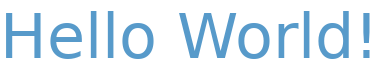
#> input picture data/hello_world_english.png, 379 x 71 px, found by its file name
$ jupyter execute --allow-errors pytesseract_function_parameters.ipynb   (text cells are left out)
#> lines starting #> are read from the running program, lines starting #| are printed output that depends on the picture; pictures that were not available may be replaced by others from this repository, and a replacement may not be noted
[cell 1]
from PIL import Image
import cv2
import pytesseract

[cell 2]
path = '../../../../binder-datasets/ocr/helloworld/hello_world_english.png'
im_pil = Image.open(path)
#> im_pil is the input picture: PIL image 379x71 RGBA; mean R, G, B, A 19.4, 34.5, 45.2, 48.2
# display the Pillow compatible image (all are the same).
display(im_pil)

[cell 3]
print(pytesseract.image_to_string(path))
#> (this line was passed over: pytesseract is not available in this run)

[cell 4]
im_pil = Image.open(path)
print(pytesseract.image_to_string(im_pil))
#> (this line was passed over: pytesseract is not available in this run)

[cell 5]
im_cv = cv2.imread(path)
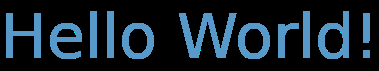
#> im_cv: shape (71, 379, 3); mean B, G, R 45.2, 34.5, 19.4
print(pytesseract.image_to_string(im_cv))
#> (this line was passed over: pytesseract is not available in this run)

[cell 6]
print(pytesseract.get_languages(config='.'))
#> (this line was passed over: pytesseract is not available in this run)

[cell 7]
path = '../../../../binder-datasets/ocr/helloworld/hello_world_english_french.png'
im = Image.open(path)
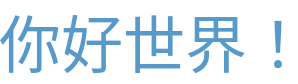
#> input picture data/hello_world_chinese.png, 298 x 84 px, given in place of hello_world_english_french.png, which was not available
#> im is the input picture: PIL image 298x84 RGBA; mean R, G, B, A 19.2, 34.1, 44.7, 46.3
display(im)

[cell 8]
print(pytesseract.image_to_string(path, lang='eng+fra'))
#> (this line was passed over: pytesseract is not available in this run)

[cell 9]
path = '../../../../binder-datasets/ocr/helloworld/hello_world_english.png'
im = Image.open(path)
display(im)

[cell 10]
allowlist = ' abcdefghijklmnopqrstuvwxyzABCDEFGHIJKLMNOPQRSTUVWXYZ'
print(pytesseract.image_to_string(im, config='-c tessedit_char_whitelist=' + allowlist))
#> (this line was passed over: pytesseract is not available in this run)

[cell 11]
path = '../../../../binder-datasets/ocr/images/invoice_rotated.png'
im = Image.open(path)
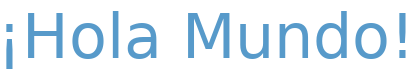
#> input picture data/hello_world_spanish.png, 419 x 74 px, given in place of invoice_rotated.png, which was not available
#> im is the input picture: PIL image 419x74 RGBA; mean R, G, B, A 17.6, 31.2, 40.9, 44
display(im.resize(int(0.3*s) for s in im.size))
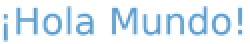
#> shown: PIL image 125x22 RGBA (shown 2 times larger); mean R, G, B, A 28.5, 50.9, 66.8, 44.6; transparent parts drawn white

#> (a cell that did not finish here is left out)

[cell 13]
im_fixed = im.copy()
#> (the rest of this cell did not finish here and is left out)

[cell 14]
pandas_config = {'usecols': ['page_num', 'text'], 'na_values': [' ']}
#> (the rest of this cell did not finish here and is left out)

[cell 15]
timeout=1
try:
    print(pytesseract.image_to_string(im_fixed, timeout=timeout))
#> (this line was passed over: pytesseract is not available in this run)
